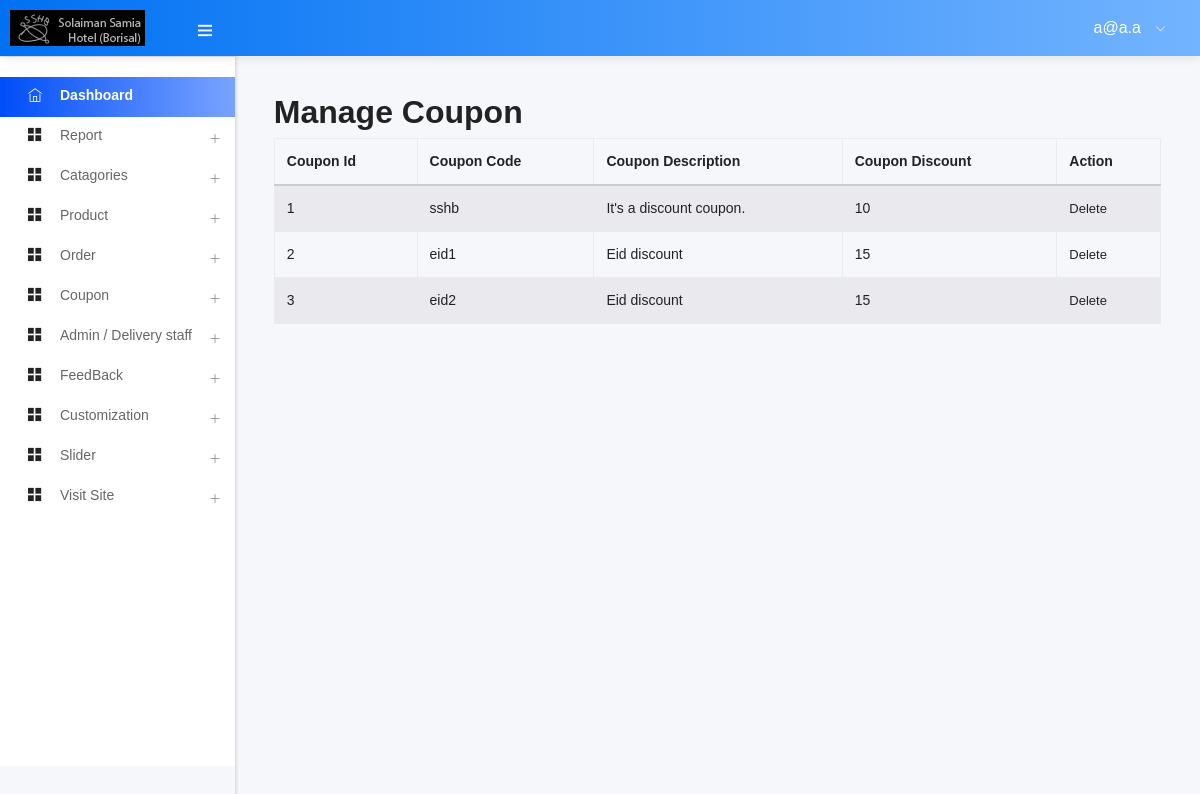
Before: /admin/manage_coupon.php (signed in) with the older database file.
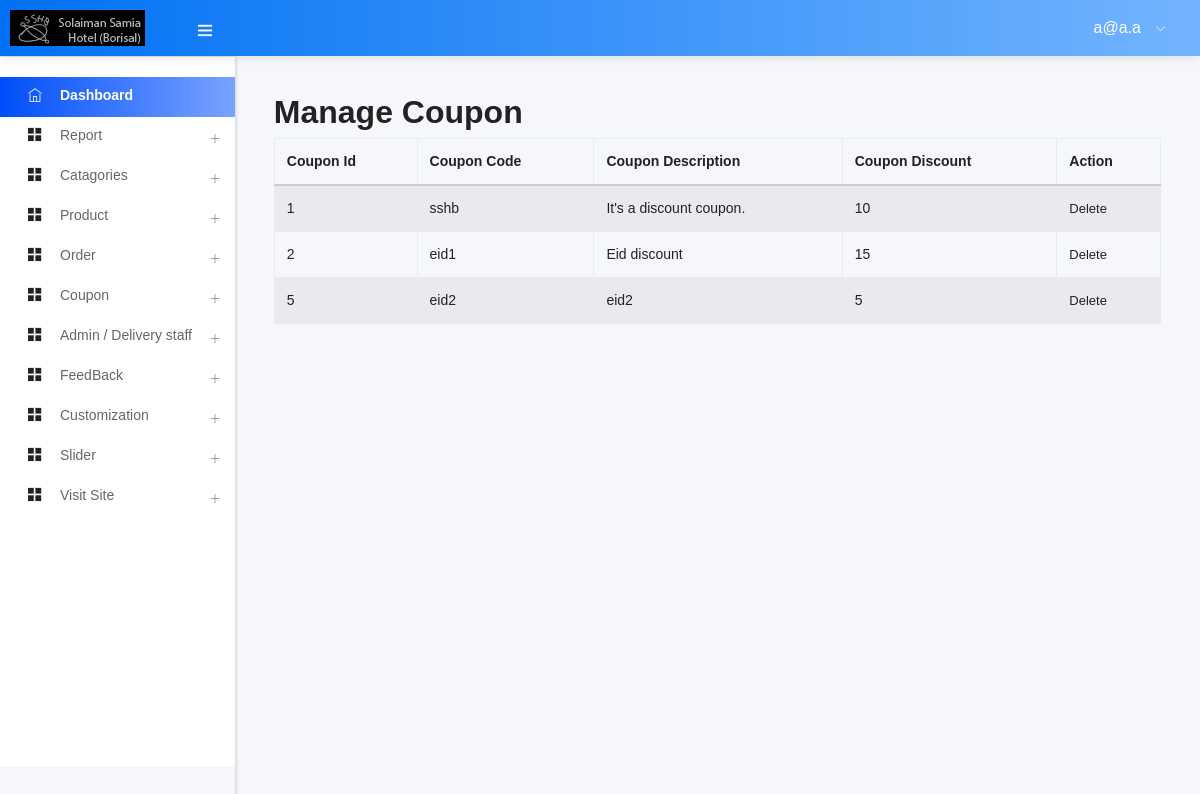
After: the same page with the newer database file.
### tables this page shows
CREATE TABLE `cupon` (
  `cupon_id` int(11) NOT NULL,
  `cupon_code` varchar(25) NOT NULL,
  `description` varchar(255) NOT NULL,
  `discount` int(5) NOT NULL,
  `status` int(2) NOT NULL DEFAULT 0
);

### admin/manage_coupon.php (called while the page is built, shortened)
<?php
    include ("template.php");
?>

### admin/class/adminback.php (called while the page is built, shortened)
<?php
class  adminback
{
    private $connection;
    function __construct()
    {
        $dbhost = "localhost";
        $dbuser = "smabdulmueid97-app1";
        $dbpass = "Ld5vTApE9TKvXvhQdFxz";
        $dbname = "app1";
        $this->connection = mysqli_connect($dbhost, $dbuser, $dbpass, $dbname);
    }
    function show_coupon()
    {
        $query = "SELECT * FROM `cupon`";
        if (mysqli_query($this->connection, $query)) {
            $result = mysqli_query($this->connection, $query);
            return $result;
        }
    }
}

### admin/views/manage_coupon_view.php (the view, shortened to what this page needs)
<?php
@include_once('../class/adminback.php');
if (class_exists('adminback')) {
    $obj = new adminback();
    $show_coupon = $obj->show_coupon();
} else {
    $show_coupon = false;
    echo "<script>alert('Failed to load the adminback class.');</script>";
}
?>
<h2>Manage Coupon</h2>
<table class="table table-bordered table-striped">
    <thead>
        <tr>
            <th>Coupon Id</th>
            <th>Coupon Code</th>
            <th>Coupon Description</th>
            <th>Coupon Discount</th>
            <th>Action</th>
        </tr>
    </thead>
    <tbody>
        <?php
        if ($show_coupon) {
            while ($result = mysqli_fetch_assoc($show_coupon)) {
        ?>
                <tr>
                    <td> <?php echo $result['cupon_id'] ?></td>
                    <td> <?php echo $result['cupon_code'] ?></td>
                    <td> <?php echo $result['description'] ?></td>
                    <td> <?php echo $result['discount'] ?></td>
                    <td>
                        <a href="?delete_id=<?php echo $result['cupon_id'] ?>" onclick="return confirm('Are you sure you want to delete this coupon?')">Delete</a>
                    </td>
                </tr>
        <?php
            }
        } else {
            echo "<tr><td colspan='5'>Failed to load coupons. Please try again later.</td></tr>";
        }
        ?>
    </tbody>
</table>

Changed rows visible on the page:
removed cupon: cupon_id "3", cupon_code "eid2", description "Eid discount", discount "15"
added cupon: cupon_id "5", cupon_code "eid2", description "eid2", discount "5"
